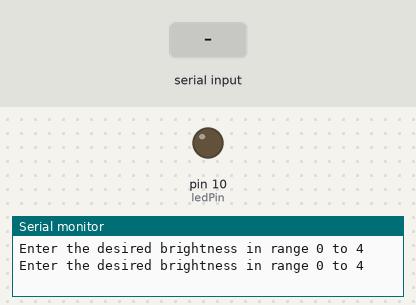
Bench run of a sketch on a simulated Arduino Uno, built with avr-gcc and run on an emulated ATmega328P. Parts: output pins drawn as LEDs (lit = HIGH), the last lines printed to the serial monitor. Inputs (shaded band) come from the test bench.

Above: at 1.2 s.
1.3 s: "1\n" received over Serial
At 2.5 s:
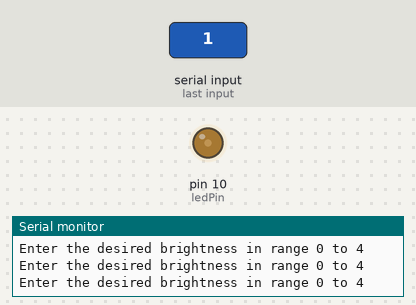
3.5 s: "2\n" received over Serial
At 5.2 s:
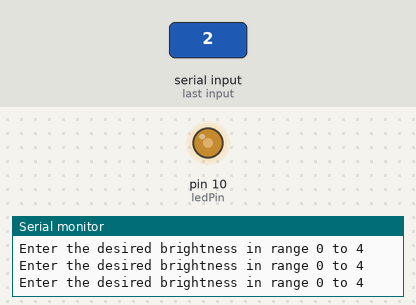
5.5 s: "3\n" received over Serial
At 6.8 s:
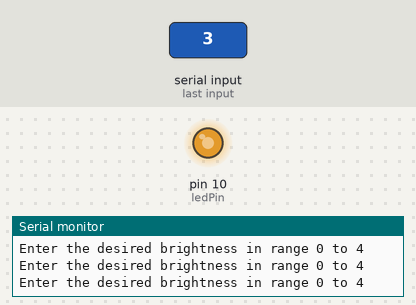
7.5 s: "4\n" received over Serial
At 8.4 s:
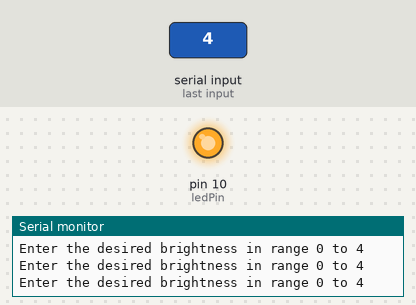
Timing chart, 0 to 10.5 s (numbered marks = the images above; inputs shaded):
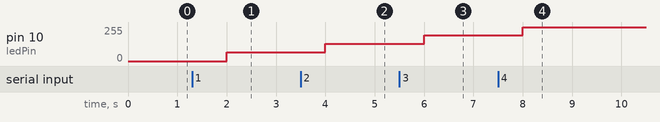

The sketch:

LedStepBrightnessPWM.ino
```cpp
int ledPin = 10;
int ledState = 0;

void setup() {

  pinMode(ledPin, OUTPUT);
  Serial.begin(9600);
}

void loop()
{
  Serial.println("Enter the desired brightness in range 0 to 4");
  if (Serial.available() > 0) {
    String input = Serial.readStringUntil('\n');
  input.trim();//Used to remove the delimiter(new line or tabs, etc. if present)
    if (input == "0") {
      analogWrite(ledPin, 0);
    }
    else if (input == "1") {
      analogWrite(ledPin, 64);
    }
    else if (input == "2") {
      analogWrite(ledPin, 128);
    }
    else if (input == "3") {
      analogWrite(ledPin, 192);
    }
    else if (input == "4"){
      analogWrite(ledPin, 255);
    }
    else {
      Serial.println("Invalid input. Enter 1 to turn ON or 0 to turn OFF the LED.");
    }
  }
  delay(1000);
}
```

Measured:
- after the input at 1.3 s, pin 10 (ledPin): 0/255 → 64/255 after 0.70 s
- after the input at 3.5 s, pin 10 (ledPin): 64/255 → 128/255 after 0.50 s
- after the input at 5.5 s, pin 10 (ledPin): 128/255 → 192/255 after 0.50 s
- after the input at 7.5 s, pin 10 (ledPin): 192/255 → 255/255 after 0.50 s
